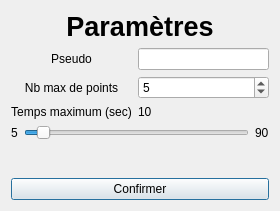
<?xml version="1.0" encoding="UTF-8"?>
<ui version="4.0">
 <class>DialogParametres</class>
 <widget class="QDialog" name="DialogParametres">
  <property name="geometry">
   <rect>
    <x>0</x>
    <y>0</y>
    <width>280</width>
    <height>211</height>
   </rect>
  </property>
  <property name="minimumSize">
   <size>
    <width>280</width>
    <height>211</height>
   </size>
  </property>
  <property name="maximumSize">
   <size>
    <width>280</width>
    <height>211</height>
   </size>
  </property>
  <property name="windowTitle">
   <string>Dialog</string>
  </property>
  <layout class="QVBoxLayout" name="verticalLayout">
   <item>
    <widget class="QLabel" name="labelTitre">
     <property name="font">
      <font>
       <pointsize>20</pointsize>
       <weight>75</weight>
       <bold>true</bold>
      </font>
     </property>
     <property name="text">
      <string>Paramètres</string>
     </property>
     <property name="alignment">
      <set>Qt::AlignCenter</set>
     </property>
    </widget>
   </item>
   <item>
    <layout class="QGridLayout" name="gridLayout">
     <item row="1" column="0">
      <widget class="QLabel" name="labelPtsMax">
       <property name="text">
        <string>Nb max de points</string>
       </property>
       <property name="alignment">
        <set>Qt::AlignCenter</set>
       </property>
      </widget>
     </item>
     <item row="1" column="1">
      <widget class="QSpinBox" name="inputPtsMax">
       <property name="minimum">
        <number>1</number>
       </property>
       <property name="maximum">
        <number>50</number>
       </property>
       <property name="value">
        <number>5</number>
       </property>
      </widget>
     </item>
     <item row="2" column="0">
      <widget class="QLabel" name="labelTitreTemps">
       <property name="text">
        <string>Temps maximum (sec)</string>
       </property>
       <property name="alignment">
        <set>Qt::AlignCenter</set>
       </property>
      </widget>
     </item>
     <item row="0" column="1">
      <widget class="QLineEdit" name="inputPseudo"/>
     </item>
     <item row="0" column="0">
      <widget class="QLabel" name="labelPseudo">
       <property name="text">
        <string>Pseudo</string>
       </property>
       <property name="alignment">
        <set>Qt::AlignCenter</set>
       </property>
      </widget>
     </item>
     <item row="2" column="1">
      <widget class="QLabel" name="labelTempsMax">
       <property name="text">
        <string>10</string>
       </property>
      </widget>
     </item>
    </layout>
   </item>
   <item>
    <layout class="QHBoxLayout" name="horizontalLayout">
     <item>
      <widget class="QLabel" name="label">
       <property name="text">
        <string>5</string>
       </property>
      </widget>
     </item>
     <item>
      <widget class="QSlider" name="slider">
       <property name="enabled">
        <bool>true</bool>
       </property>
       <property name="toolTipDuration">
        <number>-1</number>
       </property>
       <property name="minimum">
        <number>5</number>
       </property>
       <property name="maximum">
        <number>90</number>
       </property>
       <property name="singleStep">
        <number>5</number>
       </property>
       <property name="value">
        <number>10</number>
       </property>
       <property name="tracking">
        <bool>true</bool>
       </property>
       <property name="orientation">
        <enum>Qt::Horizontal</enum>
       </property>
       <property name="tickInterval">
        <number>0</number>
       </property>
      </widget>
     </item>
     <item>
      <widget class="QLabel" name="label_2">
       <property name="text">
        <string>90</string>
       </property>
      </widget>
     </item>
    </layout>
   </item>
   <item>
    <spacer name="verticalSpacer">
     <property name="orientation">
      <enum>Qt::Vertical</enum>
     </property>
     <property name="sizeHint" stdset="0">
      <size>
       <width>20</width>
       <height>40</height>
      </size>
     </property>
    </spacer>
   </item>
   <item>
    <widget class="QPushButton" name="bConfirmer">
     <property name="text">
      <string>Confirmer</string>
     </property>
    </widget>
   </item>
  </layout>
 </widget>
 <resources/>
 <connections/>
</ui>
